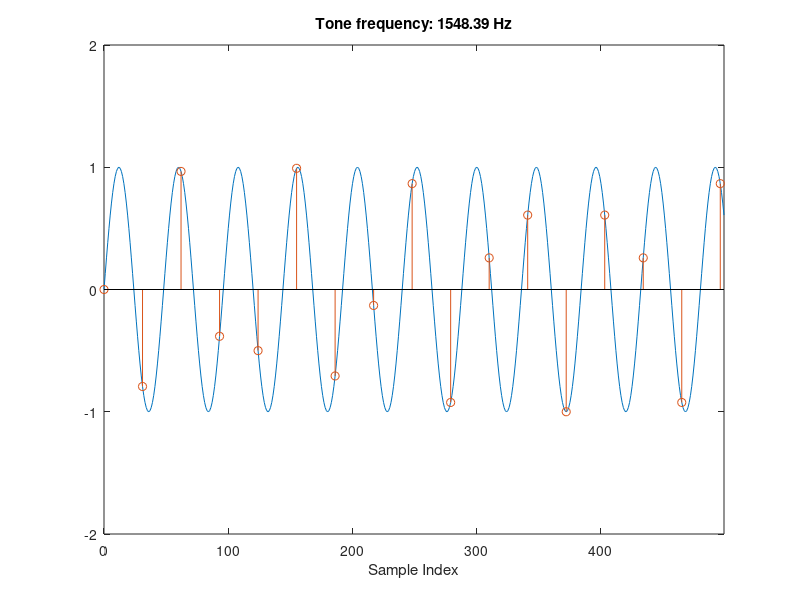

Write the MATLAB code that produced this figure.
%Create a single sampled sine wave. You will then subsample it via
%decimation, at different factors
duration = 2; %seconds
fs = 48000; %Hz, initial sampling frequency
fo = 1000; %Hz, tone frequency
Ts = 1/fs; %period
t = 0:Ts:duration;

%sampling_times = 0:(duration*fs-1)/fs; %vector representing sampling times for the specifed duration

y = sin(2*pi*fo*t); %equation for the signal

num_samples = length(y);
plot_indices = 1:500; %set graph indices 

for div = 1:5:31
    sub_indices = 0:div:(num_samples-1);
    plot_sub_indices = plot_indices(1:div:end);
    
    signal_new = y(sub_indices+1);
    plot(plot_indices-1,y(plot_indices)) %plot of original signal
    hold on
    stem(plot_sub_indices-1,y(plot_sub_indices)); %stem plot for sampling at division
    hold off
    drawnow
    
    fs_new = fs/div;
    
    xlim( [(plot_indices(1)-1) (plot_indices(end)-1)] );
    ylim([-2 2]);
    freq_string = sprintf('Tone frequency: %d Hz', fs_new);
    title(freq_string)
    xlabel('Sample Index');
    
    sound(signal_new,fs_new)
    pause(duration)
    pause
end
    
    